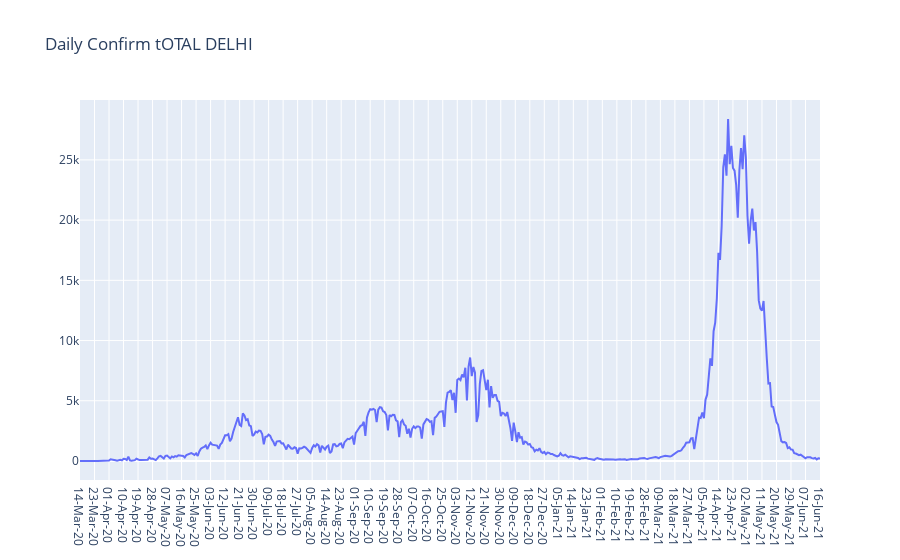

Notebook cell for this chart:
### Code cell
import plotly.graph_objs as go
from plotly.offline import download_plotlyjs, init_notebook_mode, plot, iplot
init_notebook_mode(connected=True)

trace1 = go.Scatter(x=df.index,
                    y=df['DL'],
                    name = "daily confirmed cases DELHI"
        
                    )

layout = dict(title='Daily Confirm tOTAL DELHI',)

fig = dict(data=[trace1], layout=layout)
iplot(fig)

### Figure 1 — Plotly figure (JSON) as saved in the notebook; plotly's stock layout.template omitted (floating-point values rounded to 4 significant figures; data arrays with more than 128 entries replaced by an {"elided": "..."} marker saying what was removed)
{"data": [{"name": "daily confirmed cases DELHI", "type": "scatter", "x": {"elided": "460 str values"}, "y": {"elided": "460 int values"}}], "layout": {"title": {"text": "Daily Confirm tOTAL DELHI"}}}
